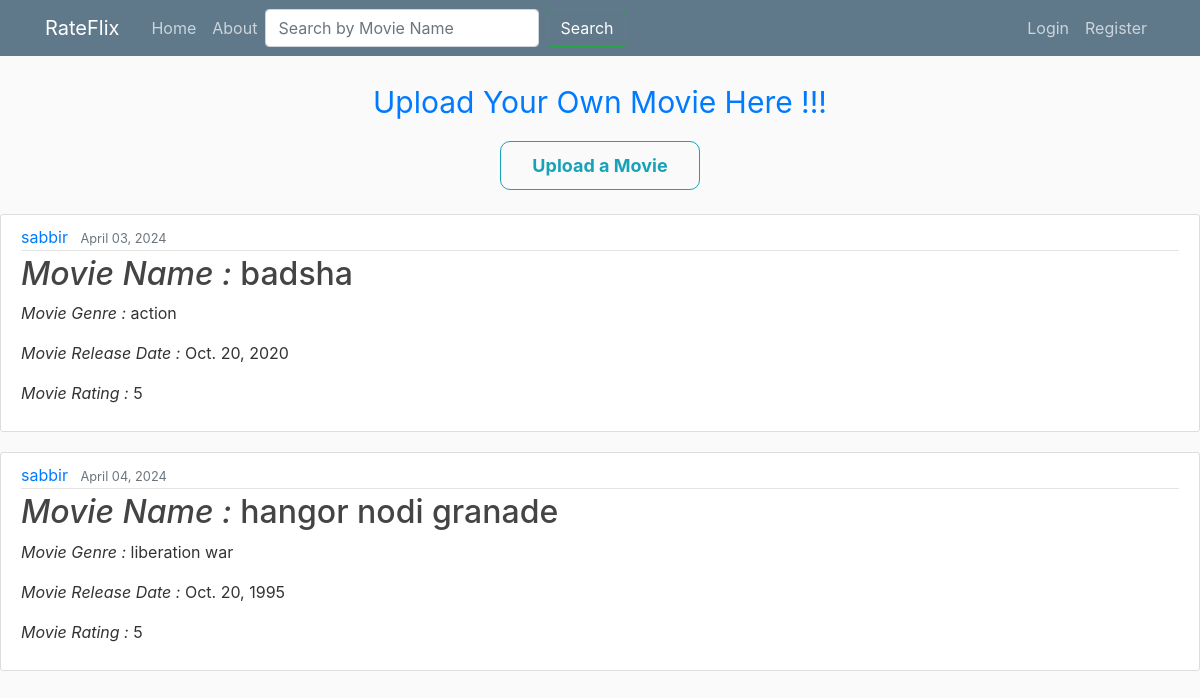
The app's page /, older data.
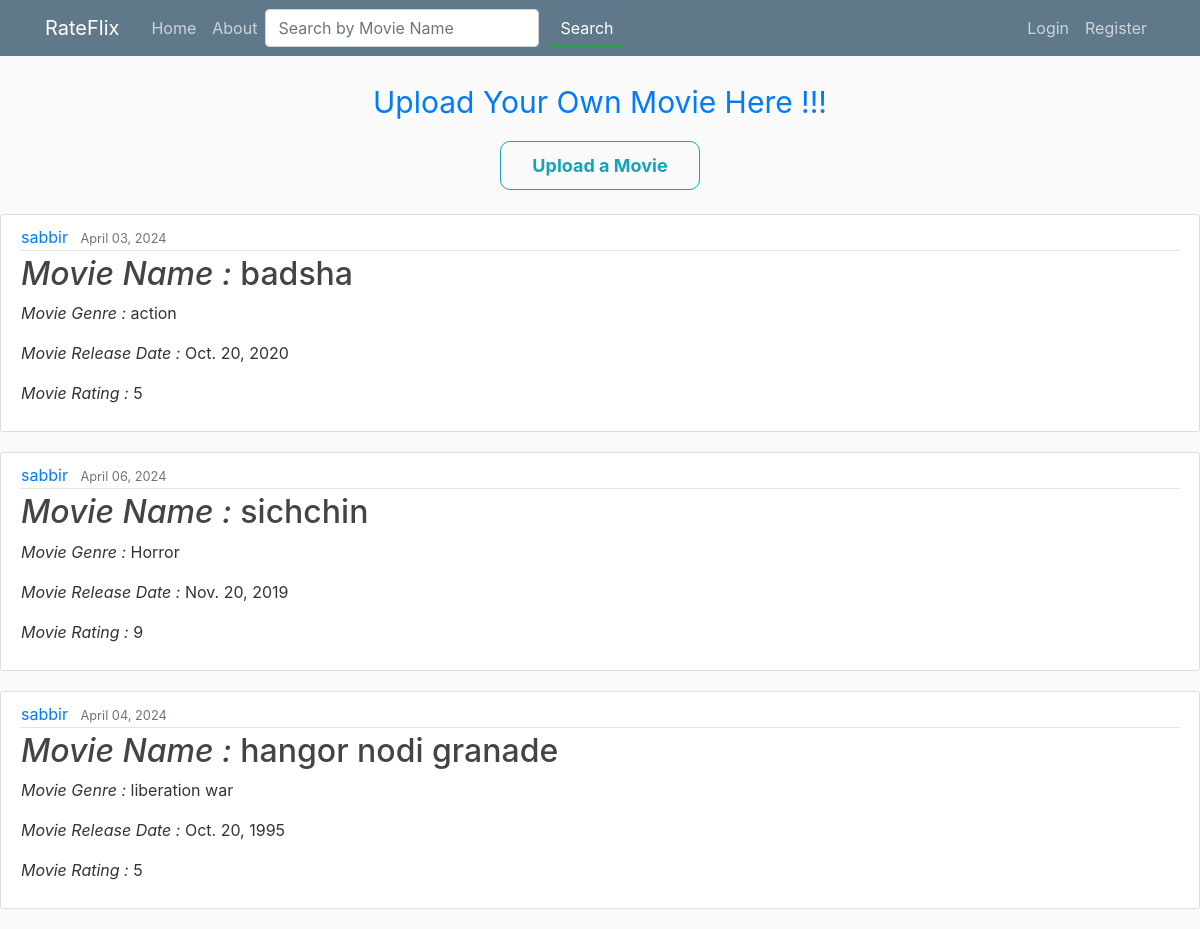
The same page, newer data.
### movies/models.py (models this page shows, shortened)
class Movie(models.Model):
    name = models.CharField(max_length=100)
    genre = models.CharField(max_length=50)
    rating = models.CharField(max_length=5)
    release_date = models.DateField()
    date_posted = models.DateTimeField(default = timezone.now)
    author = models.ForeignKey(User, on_delete = models.CASCADE)

### movies/views.py (the view)
# urls.py: path('', MovieListView.as_view(), name='movie-list'),
class MovieListView(ListView):
    model = Movie
    template_name = 'movies/movie_list.html'
    context_object_name = 'movies'
    ordering = ['-release_date']
    paginate_by = 4
    def get_context_data(self, **kwargs):
        context = super().get_context_data(**kwargs)
        context['title'] = 'Movies'
        query = self.request.GET.get('search')
        if query:
            context['message'] = f'You searched for: "{query}". '
            movies = Movie.objects.filter(Q(name__icontains=query)).order_by('-release_date')
            if not movies:
                context['message'] += f'No data found for "{query}"!'
            context['movies'] = movies
        else:
            context['message'] = 'No search query provided'
        return context
    def get_queryset(self):
        return Movie.objects.all().order_by('-release_date')

### movies/templates/movies/movie_list.html (shortened to what this page needs)
{% extends "movies/base.html" %}
{% load static %}
{% block content %}
<link rel="stylesheet" type="text/css" href="{% static 'movies/main.css' %}">
<div>
    <p id="homeheader" class="text-primary" style="display: flex; justify-content: center; align-items: center; font-size: 30px">Upload Your Own Movie Here !!! </p>
    <a class="btn btn btn-outline-info btn-md mt-2 mb-4" style="display: block; text-align: center ; width: 200px; margin: 10px auto; padding:10px; border-radius: 10px; font-size: 18px; font-weight: bold" href="{% url 'movie-create' %}">Upload a Movie</a>
    {% for movie in movies %}
        <article class="media content-section">
            <div class="media-body" >
                <div class="article-metadata">
                    <a class="mr-2" href="{% url 'user-movies' movie.author.username %}">{{ movie.author }}</a>
                    <small class="text-muted">{{ movie.date_posted | date:"F d, Y" }}</small>
                </div>
                <h2><i>Movie Name : </i><a class="article-title" href="{% url 'movie-detail' movie.id %}">{{ movie.name }}</a></h2>
                <p class="article-content"> <i>Movie Genre : </i>{{ movie.genre }}</p>
                <p class="article-content"> <i>Movie Release Date : </i>{{ movie.release_date }}</p>
                <p class="article-content"> <i>Movie Rating : </i>{{ movie.rating }}</p>
            </div>
        </article>
        {% empty %}
        <h2>{{ message }}</h2>
    {% endfor %}
</div>
{% endblock content %}

Row changes from the older to the newer data that the page shows:
added Movie: author "sabbir", date_posted "April 06, 2024", name "sichchin", genre "Horror", release_date "Nov. 20, 2019", rating "9"
